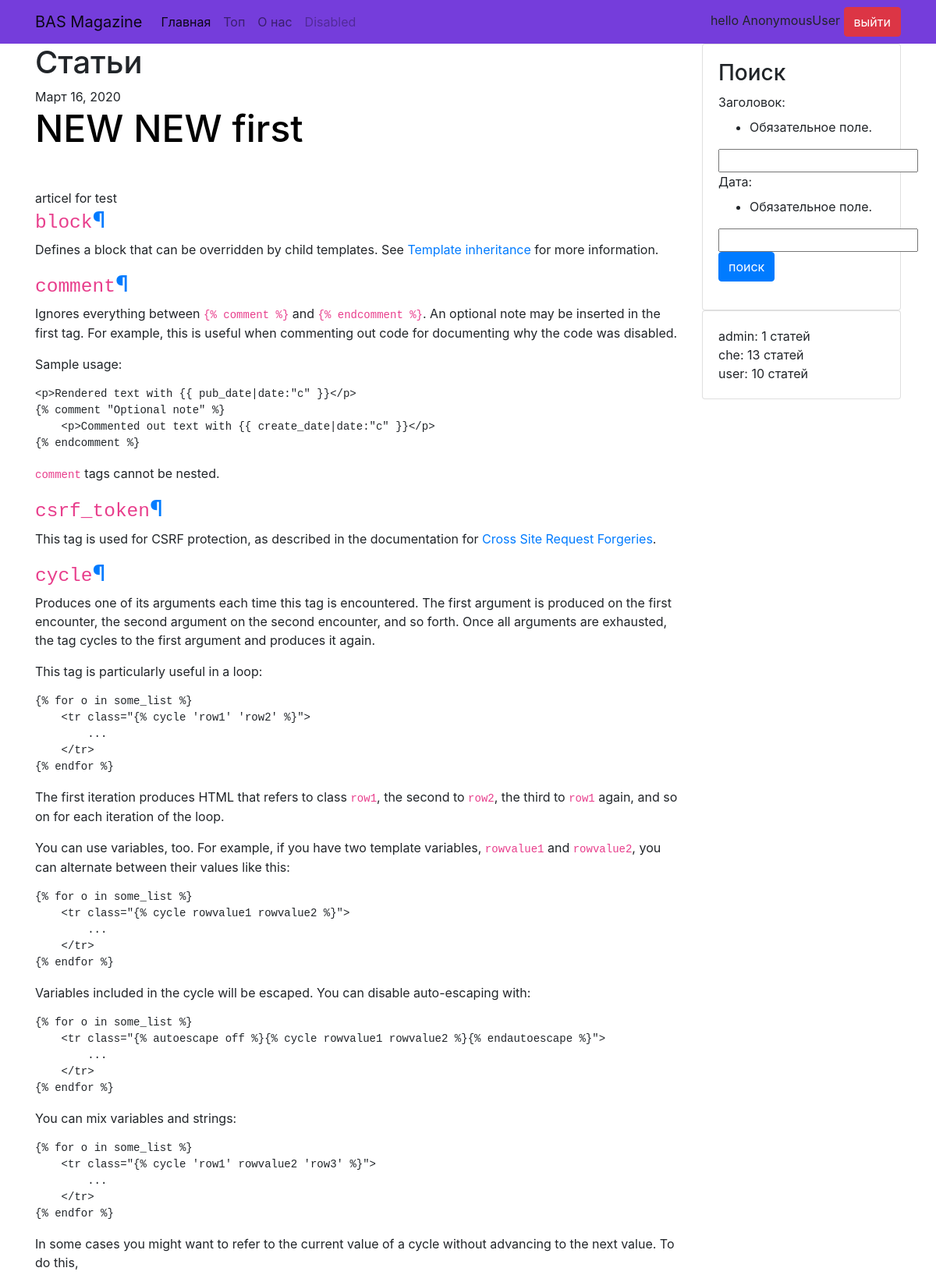
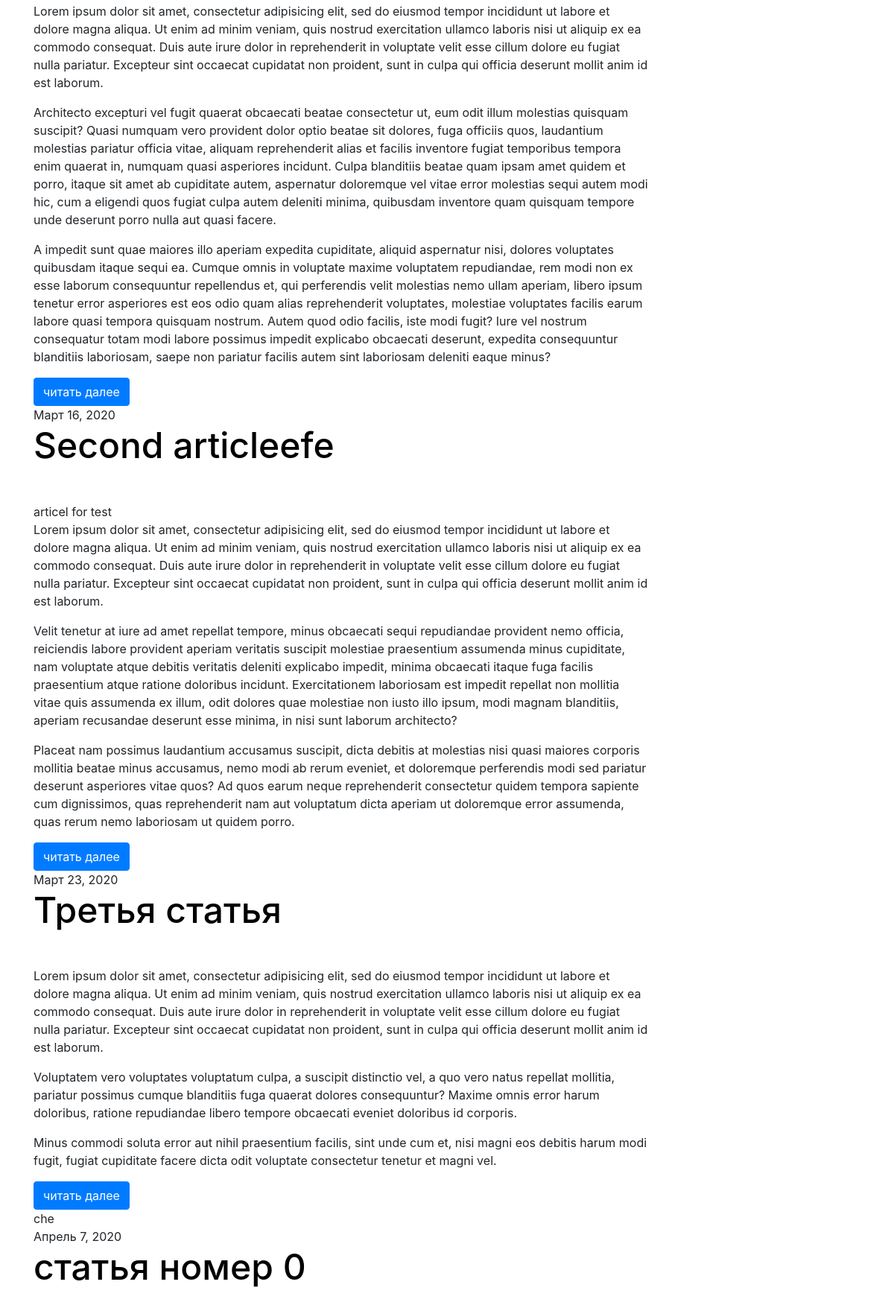
The page / (upper part) on the database its author committed (2 pictures, top to bottom).
### articleapp/models.py (models this page shows, shortened)
class Article(models.Model):
    title = models.CharField(
        max_length=255,
        verbose_name="Заголовок",
        unique=True,
    )
    date = models.DateField(auto_now_add=True,verbose_name="Дата")
    date_publihed = models.DateField(
        verbose_name="Дата публикации ",
        blank=True,null=True
    )
    text = models.TextField(blank=True,verbose_name="Текст")
    CHOISES= (
        ('DR','Черновик'),
        ('PR','Проверка'),
        ('PU','Обубликовано'),
              )
    status = models.CharField(
        max_length=2,
        choices=CHOISES,
        blank=True,
        default='DR',
        verbose_name=u'Статус'
    )
    author = models.ForeignKey(User,blank=True,null=True,on_delete=models.SET_NULL)
    def get_absolute_url(self):
        return reverse('article-detail',kwargs={'pk':self.id})
    class Meta:
        verbose_name = u"Статья"
        verbose_name_plural = u"Статьи"

### articleapp/views.py (the view)
# urls.py: path('',views.index,name='article-list'),
def index(request):
    user = request.user
    art = Article.objects.all()
    user_list = User.objects.all().annotate(Count('article')).distinct()
    print("---")
    search_form =SearcForm(request.GET)
    context ={'article_list':art}
    if search_form.is_valid():
        art = art.filter(title__icontains=search_form.cleaned_data['title'])
        art = art.filter(date=search_form.cleaned_data['date'])
    context['author_list']=user_list
    context['form']=search_form
    return render(request,'index.html',context)

### articleapp/forms.py
class SearcForm(forms.Form):
    title = forms.CharField(label=  'Заголовок', max_length=100)
    date = forms.DateField(label='Дата')

### articleapp/templates/index.html
{%extends 'base.html'%}
{%block main_container%}
{% for art in article_list%}
{% include "article_snippet.html" %}
{%endfor%}
{%endblock%}
{%block sidebar%}
<div class="card">
    <div class="card-body">
        <h3>Поиск </h3>
        <form method="GET" action="/">
            {{form.as_table}}
            <button class="btn btn-primary"> поиск</button>
        </form>
    </div>
</div>
<div class="card">
    <div class="card-body">
        {% for auth in author_list%}
        <div >
            <div>{{auth.username}}: {{auth.article__count}} статей</div>
        </div>
        {%endfor%}
    </div>
</div>
{%endblock%}

### articleapp/templates/article_snippet.html
<div>
    <div class="article__author"> {{art.author.username}}</div>
    <div class="article__date"> {{art.date}}</div>
    <h2> <a href="{{art.get_absolute_url}}">{{art.title}}</a></h2>
    <div>{{art.text|safe}} {%lorem 3 p%}</div>
    <a href="{{art.get_absolute_url}}">
        <button class="btn btn-primary">
            читать далее
        </button>
    </a>
</div>

### articleapp/static/style.css (style rules this page uses)
h2 { font-size:3rem; margin-bottom:3rem }
h2 a { color:#000000 }

### rows shown on the page
Article: date "Март 16, 2020", title "NEW NEW first", text "articel for test block ¶ Defines a block that can be overridden by child templates. See Template inheritance for more information. comment ¶ Ignores everything between {% comment %} and {% endcomment %} . An optional note may be inserted in the first tag. For example, this is useful when commenting out code for documenting why the code was disabled. Sample usage: < p > Rendered text with {{ pub_date | date :\"c\" }} </ p > {% comment \"Optional note\" %} < p > Commented out text with {{ create_date | date :\"c\" }} </ p > {% endcomment %} comment tags cannot be nested. csrf_token ¶ This tag is used for CSRF protection, as described in the documentation for Cross Site Request Forgeries . cycle ¶…", lorem "Lorem ipsum dolor sit amet, consectetur adipisicing elit, sed do eiusmod tempor incididunt ut labore et dolore magna aliqua. Ut enim ad minim veniam, quis nostrud exercitation ullamco laboris nisi ut aliquip ex ea commodo consequat. Duis aute irure dolor in reprehenderit in voluptate velit esse cillum dolore eu fugiat nulla pariatur. Excepteur sint occaecat cupidatat non proident, sunt in culpa qui officia deserunt mollit anim id est laborum. Architecto excepturi vel fugit quaerat obcaecati beatae consectetur ut, eum odit illum molestias quisquam suscipit? Quasi numquam vero provident dolor optio beatae sit dolores, fuga officiis quos, laudantium molestias pariatur officia vitae, aliquam…"
Article: date "Март 16, 2020", title "Second articleefe", text "articel for test", lorem "Lorem ipsum dolor sit amet, consectetur adipisicing elit, sed do eiusmod tempor incididunt ut labore et dolore magna aliqua. Ut enim ad minim veniam, quis nostrud exercitation ullamco laboris nisi ut aliquip ex ea commodo consequat. Duis aute irure dolor in reprehenderit in voluptate velit esse cillum dolore eu fugiat nulla pariatur. Excepteur sint occaecat cupidatat non proident, sunt in culpa qui officia deserunt mollit anim id est laborum. Velit tenetur at iure ad amet repellat tempore, minus obcaecati sequi repudiandae provident nemo officia, reiciendis labore provident aperiam veritatis suscipit molestiae praesentium assumenda minus cupiditate, nam voluptate atque debitis veritatis…"
Article: date "Март 23, 2020", title "Третья статья", lorem "Lorem ipsum dolor sit amet, consectetur adipisicing elit, sed do eiusmod tempor incididunt ut labore et dolore magna aliqua. Ut enim ad minim veniam, quis nostrud exercitation ullamco laboris nisi ut aliquip ex ea commodo consequat. Duis aute irure dolor in reprehenderit in voluptate velit esse cillum dolore eu fugiat nulla pariatur. Excepteur sint occaecat cupidatat non proident, sunt in culpa qui officia deserunt mollit anim id est laborum. Voluptatem vero voluptates voluptatum culpa, a suscipit distinctio vel, a quo vero natus repellat mollitia, pariatur possimus cumque blanditiis fuga quaerat dolores consequuntur? Maxime omnis error harum doloribus, ratione repudiandae libero tempore…"
Article: author.username "che", date "Апрель 7, 2020", title "статья номер 0"

### other values the page prints
{{ request.user }} "AnonymousUser"
{{ auth.username }} "admin"
{{ auth.article__count }} "1"
{{ auth.username }} "che"
{{ auth.article__count }} "13"
{{ auth.username }} "user"
{{ auth.article__count }} "10"
